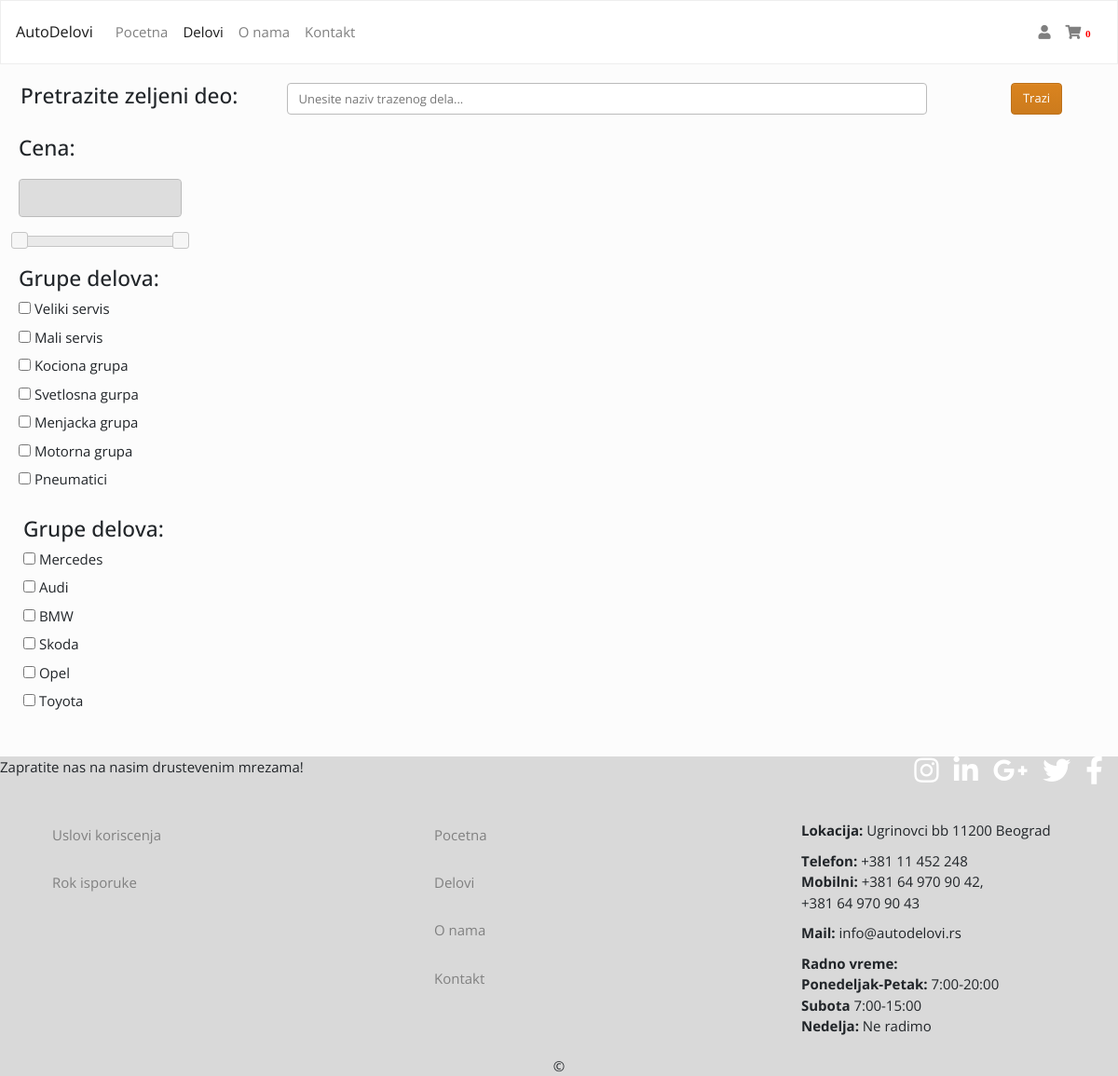
/portal/delovi.php, run on the app's committed database.
### tables this page shows
CREATE TABLE `kategorija` (
  `id` int(11) NOT NULL,
  `naziv` varchar(255) NOT NULL
);

CREATE TABLE `vozilo` (
  `id` int(11) NOT NULL,
  `marka` varchar(255) NOT NULL
);

### portal/delovi.php (the view, shortened to what this page needs)
<?php
include "php/dbConfig.php";
?>
<!DOCTYPE html>
<html>
<head>
	<link rel="stylesheet" type="text/css" href="css/bootstrap.min.css">
	<link rel="stylesheet" type="text/css" href="css/delovi.css">
	<link rel="stylesheet" href="https://cdnjs.cloudflare.com/ajax/libs/font-awesome/5.12.1/css/all.min.css">
	<link rel="stylesheet" href="//code.jquery.com/ui/1.12.1/themes/base/jquery-ui.css">
</head>
<body>
	<nav class="navbar navbar-expand-lg navbar-light bg-light">
		<a class="navbar-brand" href="index.php">AutoDelovi</a>
		<div class="collapse navbar-collapse" id="navbarColor03">
			<ul class="navbar-nav mr-auto">
				<li class="nav-item ">
					<a class="nav-link" href="index.php">Pocetna<span class="sr-only">(current)</span></a>
				</li>
				<li class="nav-item active">
					<a class="nav-link" href="delovi.php">Delovi</a>
				</li>
				<li class="nav-item">
					<a class="nav-link" href="o-nama.php">O nama</a>
				</li>
				<li class="nav-item">
					<a class="nav-link" href="kontakt.php">Kontakt</a>
				</li>
			</ul>
			<ul class="navbar-nav right">
				<?php if (isset($_SESSION['userId'])) {
					echo '<form action="php/logout.php">
					<input type="submit" value="Odjavi se" name="submit-logout" class="btn btn-outline-primary">
					</form>';
				} else {
					echo '<li class="nav-item">
					<a class="nav-link" data-toggle="modal" data-target=".bd-example-modal-lg"><i class="fas fa-user"></i></a>
					</li>
					';
				}
				?>
				<li class="nav-item">
					<a class="nav-link" href="viewCart.php"><i class="fas fa-shopping-cart"><span class="badge" style="color:red;">0</span></i></a>
				</li>
		</div>
	</nav>
	<div class="row marginT">
		<div class="col-md-3 ">
			<h3>
				<center> Pretrazite zeljeni deo:</center>
			</h3>
		</div>
		<div class="col-md-7"><input type="text" id="unesiNaziv" class="form-control" placeholder="Unesite naziv trazenog dela..."></div>
		<div class="col-md-2">
			<center><button id="traziPoNazivu" class="btn btn-danger">Trazi</button></center>
		</div>
	</div>
	<div class="row">
		<div class="col-md-2 menu">
			<div class="price marginT">
				<h3>Cena:</h3>
				<input type="text" readonly="" id="price_show" class="form-control marginT">
				<div id="price_range" class="marginT"></div>
			</div>
			<div class="car_part_group marginT ">
				<h3>Grupe delova:</h3>
				<?php
				$query = "SELECT DISTINCT naziv,id FROM kategorija WHERE naziv IS NOT NULL ORDER BY id ASC";
				$statement = $connect->prepare($query);
				$statement->execute();
				$result = $statement->fetchall();
				foreach ($result as $row) {
				?>
					<div class="checkbox_cars">
						<label><input type="checkbox" class="checkbox_cars kategorija" value="<?php echo $row['id']; ?>"> <?php echo $row['naziv'] ?> </label>
					</div>
				<?php
				}
				?>
			</div>
			<div class="car_marks marginT marginFilterR">
				<h3>Grupe delova:</h3>
				<?php
				$query = "SELECT DISTINCT id,marka FROM vozilo WHERE marka IS NOT NULL ORDER BY id ASC";
				$statement = $connect->prepare($query);
				$statement->execute();
				$result = $statement->fetchall();
				foreach ($result as $row) {
				?>
					<div class="checkbox_cars ">
						<label><input type="checkbox" class="checkbox_cars marka" value="<?php echo $row['id']; ?>"> <?php echo $row['marka'] ?> </label>
					</div>
				<?php
				}
				?>
			</div>
		</div>
		<div class="col-md-9">
			<div class="row filter_data products">
			</div>
		</div>
	</div>
	<?php
	include 'php/footer.php';
	?>
</body>
</html>

### portal/php/footer.php (shortened to what this page needs)
<footer class="footer">
    <div class="social">
        <div class="row">
            <div class="col-md-8">
                <p> Zapratite nas na nasim drustevenim mrezama!</p>
            </div>
            <div class="col-md-4">
                <a class="fb-ic mr-3" role="button" href="http://facebook.com"><i class="fab fa-2x fa-facebook-f"></i></a>
                <a class="tw-ic mr-3" role="button" href="http://twitter.com"><i class="fab fa-2x fa-twitter"></i></a>
                <a class="gplus-ic mr-3" role="button" href="https://aboutme.google.com/u/0/?referer=gplus"><i class="fab fa-2x fa-google-plus-g"></i></a>
                <a class="li-ic mr-3" role="button" href="http://Linkedin.com"><i class="fab fa-2x fa-linkedin-in"></i></a>
                <a class="ins-ic mr-3" role="button" href="http://instagram.com"><i class="fab fa-2x fa-instagram"></i></a>
            </div>
        </div>
    </div>
    <div class="row">
        <div class="col-md-4">
            <ul>
                <li class="nav-item">
                    <a class="nav-link" href="uslovi-koriscenja.php">Uslovi koriscenja</a>
                </li>
                <li class="nav-item">
                    <a class="nav-link" href="rok-isporuke.php">Rok isporuke</a>
                </li>
            </ul>
        </div>
        <div class="col-md-4">
            <ul>
                <li class="nav-item">
                    <a class="nav-link" href="index.php">Pocetna</a>
                </li>
                <li class="nav-item">
                    <a class="nav-link" href="delovi.php">Delovi</a>
                </li>
                <li class="nav-item">
                    <a class="nav-link" href="o-nama.php">O nama</a>
                </li>
                <li class="nav-item">
                    <a class="nav-link" href="kontakt.php">Kontakt</a>
                </li>
            </ul>
        </div>
        <div class="col-md-4">
            <ul class="infos">
                <li><span><b>Lokacija:</b> Ugrinovci bb 11200 Beograd</span></li>
                <li><span><b>Telefon:</b> +381 11 452 248<br><b>Mobilni:</b> +381 64 970 90 42,<br>+381 64 970 90 43 </span></li>
                <li><span><b>Mail:</b> info@autodelovi.rs</span></li>
                <li><span><b>Radno vreme:</b><br>
                        <b>Ponedeljak-Petak:</b> 7:00-20:00 <br>
                        <b>Subota </b> 7:00-15:00 <br>
                        <b>Nedelja:</b> Ne radimo</span></li>
            </ul>
        </div>
    </div>
    <div class="coryright">
        <center><span id="godina">&copy</span></center>
    </div>
</footer>

### portal/css/delovi.css (style rules this page uses)
body { font-size: 15px; }
.menu { margin-left:20px; }
a { color:grey; }
.marginT { margin-top:20px; }
.marginFilterR { margin-left: 5px; }
#price_show { font-size: 18px; font-weight: bold; }
.products { display: flex; flex-wrap: wrap; padding: 10px; justify-content: space-between; }
.social { width: 100%; margin-top: 40px; background: #d9d9d9; }
.social a { float: right; color: #fff; margin:0 auto; }
footer { max-width: 100%; background: #d9d9d9; }
footer ul { list-style: none; margin: 20px auto; }
.infos li { padding-top:10px; }

### data on the page
kategorija: naziv "Veliki servis"
kategorija: naziv "Mali servis"
kategorija: naziv "Kociona grupa"
kategorija: naziv "Svetlosna gurpa"
kategorija: naziv "Menjacka grupa"
kategorija: naziv "Motorna grupa"
kategorija: naziv "Pneumatici"
vozilo: marka "Mercedes"
vozilo: marka "Audi"
vozilo: marka "BMW"
vozilo: marka "Skoda"
vozilo: marka "Opel"
vozilo: marka "Toyota"
